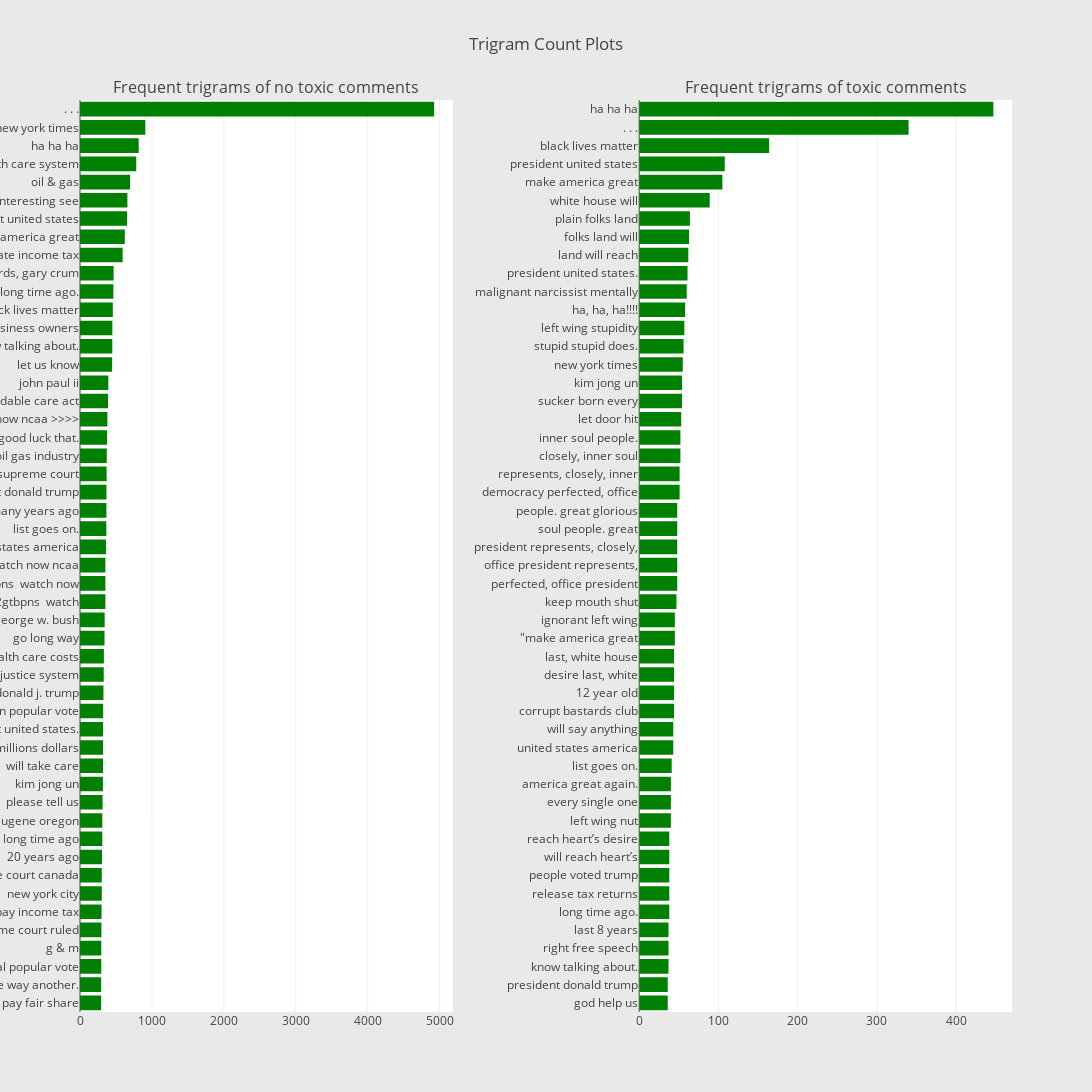

The code cell stored with this chart in its notebook:
### Markdown cell above
**Observations:**
* The plot says it all. Please look at the plots and do the inference by yourselves ;)

Now let usl look at the trigram plots as well.

### Code cell
freq_dict = defaultdict(int)
for sent in train0_df["comment_text"]:
    for word in generate_ngrams(sent,3):
        freq_dict[word] += 1
fd_sorted = pd.DataFrame(sorted(freq_dict.items(), key=lambda x: x[1])[::-1])
fd_sorted.columns = ["word", "wordcount"]
trace0 = horizontal_bar_chart(fd_sorted.head(50), 'green')


freq_dict = defaultdict(int)
for sent in train1_df["comment_text"]:
    for word in generate_ngrams(sent,3):
        freq_dict[word] += 1
fd_sorted = pd.DataFrame(sorted(freq_dict.items(), key=lambda x: x[1])[::-1])
fd_sorted.columns = ["word", "wordcount"]
trace1 = horizontal_bar_chart(fd_sorted.head(50), 'green')

# Creating two subplots
fig = tools.make_subplots(rows=1, cols=2, vertical_spacing=0.04, horizontal_spacing=0.2,
                          subplot_titles=["Frequent trigrams of no toxic comments", 
                                          "Frequent trigrams of toxic comments"])
fig.append_trace(trace0, 1, 1)
fig.append_trace(trace1, 1, 2)
fig['layout'].update(height=1200, width=1200, paper_bgcolor='rgb(233,233,233)', title="Trigram Count Plots")
py.iplot(fig, filename='word-plots')

### Figure 1 — Plotly figure (JSON) as saved in the notebook; plotly's stock layout.template omitted (floating-point values rounded to 4 significant figures)
{"data": [{"marker": {"color": "green"}, "orientation": "h", "showlegend": false, "type": "bar", "uid": "02aac289-d565-4cdb-b283-0c7bf6882cea", "x": [294, 294, 296, 296, 298, 300, 303, 303, 306, 310, 310, 314, 319, 320, 320, 321, 322, 326, 330, 332, 341, 343, 353, 353, 353, 361, 366, 367, 368, 370, 372, 376, 381, 390, 394, 447, 449, 450, 456, 464, 467, 593, 623, 654, 659, 697, 782, 816, 908, 4924], "xaxis": "x", "y": ["pay fair share", "one way another.", "national popular vote", "g & m", "supreme court ruled", "pay income tax", "new york city", "supreme court canada", "20 years ago", "long time ago", "massengill, eugene oregon", "please tell us", "kim jong un", "will take care", "hundreds millions dollars", "president united states.", "won popular vote", "donald j. trump", "criminal justice system", "health care costs", "go long way", "george w. bush", "ncaa >>>> http://bit.ly/2gtbpns\n\nwatch", ">>>> http://bit.ly/2gtbpns\n\nwatch now", "http://bit.ly/2gtbpns\n\nwatch now ncaa", "united states america", "list goes on.", "many years ago", "president donald trump", "us supreme court", "oil gas industry", "good luck that.", "now ncaa >>>>", "affordable care act", "john paul ii", "let us know", "know talking about.", "small business owners", "black lives matter", "long time ago.", "regards, gary crum", "state income tax", "make america great", "president united states", "will interesting see", "oil & gas", "health care system", "ha ha ha", "new york times", ". . ."], "yaxis": "y"}, {"marker": {"color": "green"}, "orientation": "h", "showlegend": false, "type": "bar", "uid": "0edc0335-08b9-4ffc-af38-474296c24941", "x": [36, 36, 37, 37, 37, 38, 38, 38, 38, 38, 40, 40, 40, 41, 43, 43, 44, 44, 44, 44, 45, 45, 47, 48, 48, 48, 48, 48, 51, 51, 52, 52, 53, 54, 54, 55, 56, 57, 58, 60, 61, 62, 63, 64, 89, 105, 108, 164, 340, 447], "xaxis": "x2", "y": ["god help us", "president donald trump", "know talking about.", "right free speech", "last 8 years", "long time ago.", "release tax returns", "people voted trump", "will reach heart’s", "reach heart’s desire", "left wing nut", "every single one", "america great again.", "list goes on.", "united states america", "will say anything", "corrupt bastards club", "12 year old", "desire last, white", "last, white house", "\"make america great", "ignorant left wing", "keep mouth shut", "perfected, office president", "office president represents,", "president represents, closely,", "soul people. great", "people. great glorious", "democracy perfected, office", "represents, closely, inner", "closely, inner soul", "inner soul people.", "let door hit", "sucker born every", "kim jong un", "new york times", "stupid stupid does.", "left wing stupidity", "ha, ha, ha!!!!", "malignant narcissist mentally", "president united states.", "land will reach", "folks land will", "plain folks land", "white house will", "make america great", "president united states", "black lives matter", ". . .", "ha ha ha"], "yaxis": "y2"}], "layout": {"annotations": [{"font": {"size": 16}, "showarrow": false, "text": "Frequent trigrams of no toxic comments", "x": 0.2, "xanchor": "center", "xref": "paper", "y": 1, "yanchor": "bottom", "yref": "paper"}, {"font": {"size": 16}, "showarrow": false, "text": "Frequent trigrams of toxic comments", "x": 0.8, "xanchor": "center", "xref": "paper", "y": 1, "yanchor": "bottom", "yref": "paper"}], "height": 1200, "paper_bgcolor": "rgb(233,233,233)", "title": {"text": "Trigram Count Plots"}, "width": 1200, "xaxis": {"anchor": "y", "domain": [0, 0.4]}, "xaxis2": {"anchor": "y2", "domain": [0.6, 1]}, "yaxis": {"anchor": "x", "domain": [0, 1]}, "yaxis2": {"anchor": "x2", "domain": [0, 1]}}}
